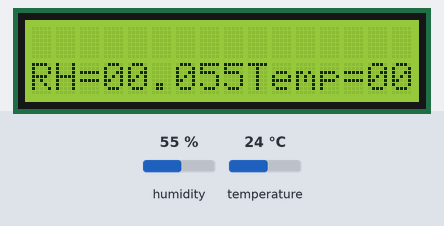
The sketch below on a simulated Arduino Uno, built with avr-gcc and run on an emulated ATmega328P. Parts: 16×2 character LCD. Inputs (shaded band) come from the test bench; at power-on: humidity 55 %, temperature 24 °C.

Above: at 1.6 s.
1.7 s: humidity set to 22 %
At 4.3 s:
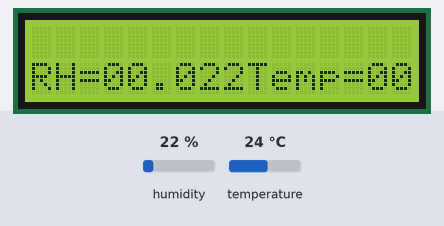
4.6 s: humidity set to 40 %
At 6.0 s:
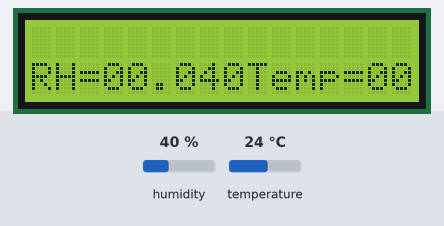
6.6 s: humidity set to 68 %
At 7.5 s:
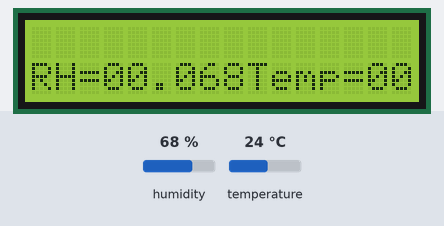
Timing chart, 0 to 9.6 s (numbered marks = the images above; inputs shaded):
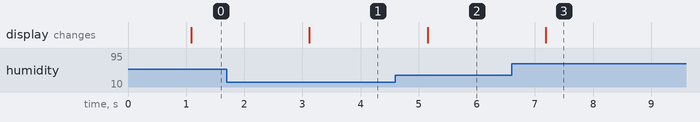

The sketch:

temperture_and_humidity.ino
```cpp
#include <Adafruit_Sensor.h>

#include <DHT.h>
#include <DHT_U.h>
#include <Adafruit_Sensor.h>


#include <LiquidCrystal.h>
#define DHTPIN 8
LiquidCrystal lcd(7,6,5,4,3,2);
#define DHTTYPE DHT11
DHT dht(DHTPIN,DHTTYPE);
char temperature[]="Temp=00.0C";
char humidity[]="RH=00.0%";
void setup()
{
  lcd.begin(16,2);
  dht.begin();

}
void loop()
{
  delay(1000);
  byte RH=dht.readHumidity();
  byte Temp=dht.readTemperature();
  if(isnan(RH)||isnan(Temp))
  {
    lcd.clear();
    lcd.setCursor(5,0);
    lcd.print("Error");
    return;
  }
  temperature[7]=Temp/10+48;
  temperature[8]=Temp/10+48;
    temperature[11]=223;
    humidity[7]=RH/10+48;
    humidity[8]=RH%10+48;
    lcd.setCursor(90,0);
    lcd.print(temperature);
    lcd.setCursor(0,1);
    lcd.print(humidity);
}
```

Measured:
- after the input at 1.7 s, the display: changes after 1.4 s (image 1)
- after the input at 4.6 s, the display: changes after 0.55 s (image 2)
- after the input at 6.6 s, the display: changes after 0.58 s (image 3)
